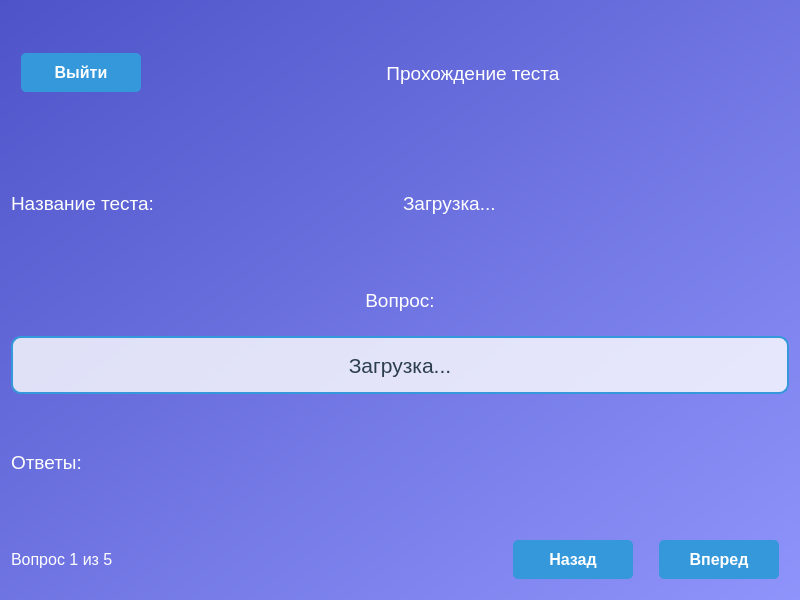
<?xml version="1.0" encoding="UTF-8"?>
<ui version="4.0">
 <class>TestPassWindow</class>
 <widget class="QDialog" name="TestPassWindow">
  <property name="geometry">
   <rect>
    <x>0</x>
    <y>0</y>
    <width>800</width>
    <height>600</height>
   </rect>
  </property>
  <property name="windowTitle">
   <string>Прохождение теста</string>
  </property>
  <property name="styleSheet">
   <string notr="true">
    QDialog {
        background-color: qlineargradient(spread:pad, x1:0, y1:0, x2:1, y2:1, stop:0 #4e54c8, stop:1 #8f94fb);
    }
    QLabel {
        font-size: 14pt;
        color: white;
    }
    QPushButton {
        background-color: #3498db;
        color: white;
        font-size: 12pt;
        font-weight: bold;
        border: none;
        border-radius: 5px;
        padding: 10px;
        min-width: 100px;
        margin: 10px;
    }
    QPushButton:hover {
        background-color: #2980b9;
    }
    QPushButton:pressed {
        background-color: #1abc9c;
    }
    QCheckBox {
        color: white;
        font-size: 12pt;
    }
   </string>
  </property>
  <layout class="QVBoxLayout" name="verticalLayout">
   <!-- Верхняя панель -->
   <item>
    <layout class="QHBoxLayout" name="topPanelLayout">
     <item>
      <widget class="QPushButton" name="exitButton">
       <property name="text">
        <string>Выйти</string>
       </property>
      </widget>
     </item>
     <item>
      <spacer>
       <property name="orientation">
        <enum>Qt::Horizontal</enum>
       </property>
       <property name="sizeHint" stdset="0">
        <size>
         <width>40</width>
         <height>20</height>
        </size>
       </property>
      </spacer>
     </item>
     <item>
      <widget class="QLabel" name="titleLabel">
       <property name="text">
        <string>Прохождение теста</string>
       </property>
       <property name="alignment">
        <set>Qt::AlignCenter</set>
       </property>
      </widget>
     </item>
     <item>
      <spacer>
       <property name="orientation">
        <enum>Qt::Horizontal</enum>
       </property>
       <property name="sizeHint" stdset="0">
        <size>
         <width>40</width>
         <height>20</height>
        </size>
       </property>
      </spacer>
     </item>
    </layout>
   </item>
   <!-- Название теста -->
   <item>
    <layout class="QHBoxLayout" name="testTitleLayout">
     <item>
      <widget class="QLabel" name="testTitleLabel">
       <property name="text">
        <string>Название теста:</string>
       </property>
      </widget>
     </item>
     <item>
      <widget class="QLabel" name="testTitleDisplay">
       <property name="text">
        <string>Загрузка...</string>
       </property>
       <property name="styleSheet">
        <string notr="true">font-size: 14pt; color: white;</string>
       </property>
      </widget>
     </item>
    </layout>
   </item>
   <!-- Вопрос -->
   <item>
    <layout class="QVBoxLayout" name="questionLayout">
     <item>
      <widget class="QLabel" name="questionLabel">
       <property name="text">
        <string>Вопрос:</string>
       </property>
       <property name="alignment">
        <set>Qt::AlignCenter</set>
       </property>
      </widget>
     </item>
     <item>
      <widget class="QLabel" name="questionDisplay">
       <property name="text">
        <string>Загрузка...</string>
       </property>
       <property name="wordWrap">
        <bool>true</bool>
       </property>
       <property name="alignment">
        <set>Qt::AlignCenter</set>
       </property>
       <property name="styleSheet">
        <string notr="true">
         background-color: rgba(255, 255, 255, 0.8); /* Полупрозрачный белый фон */
         border: 2px solid #3498db; /* Голубая рамка */
         border-radius: 10px; /* Закругленные углы */
         padding: 10px; /* Внутренние отступы */
         font-size: 16pt; /* Размер шрифта */
         color: #2c3e50; /* Темно-синий текст */
        </string>
       </property>
      </widget>
     </item>
    </layout>
   </item>
   <!-- Ответы -->
   <item>
    <layout class="QVBoxLayout" name="answersLayout">
     <item>
      <widget class="QLabel" name="answersLabel">
       <property name="text">
        <string>Ответы:</string>
       </property>
      </widget>
     </item>
     <item>
      <layout class="QGridLayout" name="answersGridLayout">
       <!-- Ответы будут добавлены динамически -->
      </layout>
     </item>
    </layout>
   </item>
   <!-- Счетчик вопросов и управление -->
   <item>
    <layout class="QHBoxLayout" name="questionCounterLayout">
     <item>
      <widget class="QLabel" name="questionCounterLabel">
       <property name="text">
        <string>Вопрос 1 из 5</string>
       </property>
       <property name="styleSheet">
        <string notr="true">font-size: 12pt; color: white;</string>
       </property>
      </widget>
     </item>
     <item>
      <spacer>
       <property name="orientation">
        <enum>Qt::Horizontal</enum>
       </property>
       <property name="sizeHint" stdset="0">
        <size>
         <width>40</width>
         <height>20</height>
        </size>
       </property>
      </spacer>
     </item>
     <item>
      <widget class="QPushButton" name="backButton">
       <property name="text">
        <string>Назад</string>
       </property>
      </widget>
     </item>
     <item>
      <widget class="QPushButton" name="nextButton">
       <property name="text">
        <string>Вперед</string>
       </property>
      </widget>
     </item>
    </layout>
   </item>
  </layout>
 </widget>
 <resources/>
 <connections/>
</ui>
